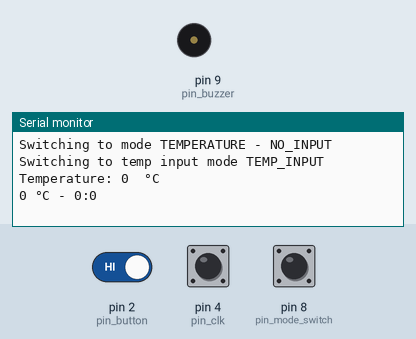
A sketch run on a simulated Arduino Uno, built with avr-gcc and run on an emulated ATmega328P. On the bench: buzzer (waves = sounding, pin HIGH), the last lines printed to the serial monitor. Inputs (shaded band) come from the test bench; at power-on: pin 8 (pin_mode_switch) LOW, pin 2 (pin_button) HIGH, pin 4 (pin_clk) HIGH.

Above: at 1.2 s.
1.3 s: pin 8 (pin_mode_switch) pulled HIGH for 0.15 s
At 2.6 s:
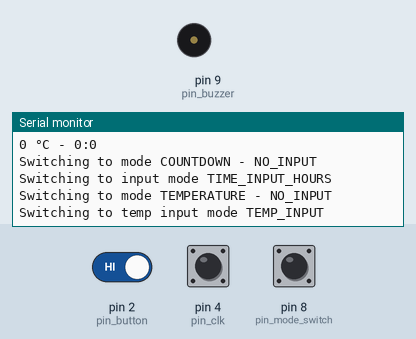
2.9 s: pin 2 (pin_button) driven LOW and pin 8 (pin_mode_switch) driven HIGH
At 4.5 s:
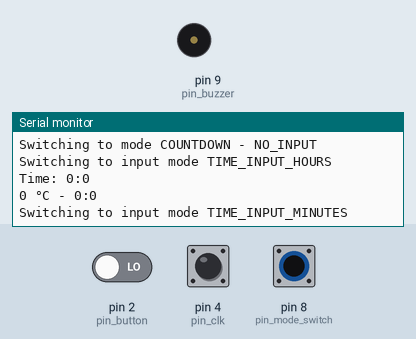

Measured:
- after the input at 1.3 s, the serial monitor: prints a new line at once (image 1)
- after the input at 2.9 s, the serial monitor: prints a new line after 0.09 s (image 2)

The sketch:

oven-thermometer.ino
```cpp
#include <Wire.h>

//---- DATA TYPES ----
const short MODE_TEMPERATURE = 0;
const short MODE_COUNTDOWN = 1;

const short NO_INPUT = 0;
const short TIME_INPUT_HOURS = 1;
const short TIME_INPUT_MINUTES = 2;
const short TEMP_INPUT = 3;

struct RotateEncoder {
  bool inRotation = false;
  bool clockwise = false;
  bool positionRead = false;
  unsigned long lastRotationTime = 0;
  short position = 0;
};

struct Button {
  short pin;
  bool state = false;
  bool stateRead = false;
  unsigned long lastChange = 0;
};

struct Countdown {
  int hours = 0;
  int minutes = 0;
  bool hoursSet = false;
  bool minutesSet = false;
};

struct Temperature {
  int value = 0;
  bool set = false;
};

struct Display {
  bool update = false;
};

struct State {
  boolean mode = TEMP_INPUT;
  short inputMode = NO_INPUT;
  Temperature temperature = Temperature();
  Countdown countdown = Countdown();
  RotateEncoder *selectWheelPtr;
};

//---- PIN LAYOUT ----

short pin_button = 2;
short pin_clk = 4;
short pin_dt = 3;

short pin_mode_switch = 8;
short pin_buzzer = 9;

/****************************
 * Check for the rotation state of the rotate encoder.
 * Does not decrement below 0
 ****************************/
void checkRotation(RotateEncoder *r) {
  const short MAX_MILLIS = 20;

  // prevent debouncing
  if (r->lastRotationTime + MAX_MILLIS > millis()) {
    return;
  }

  bool current_clk = digitalRead(pin_clk);

  if (r->inRotation == false && current_clk == LOW) {
    r->inRotation = true;
    r->lastRotationTime = 0;

    if (digitalRead(pin_dt) != current_clk) {
      r->clockwise = true;
    } else {
      r->clockwise = false;
    }
  } else if (r->inRotation == true) {
    if (digitalRead(pin_clk) == HIGH && digitalRead(pin_dt) == HIGH) {
      r->position = r->clockwise ? r->position + 1 : (r->position > 0 ? r->position - 1 : r->position);
      r->positionRead = false;
      r->inRotation = false;
      r->clockwise = false;
      r->lastRotationTime = millis();
    }
  }
}

/****************************
 * Check a button state for a given status
 * Includes debouncing prevention
 ****************************/
void checkButton(Button *buttonPtr, bool status) {
  const short MAX_MILLIS = 200;
  short current = digitalRead(buttonPtr->pin);

  // prevent debouncing
  if (buttonPtr->lastChange > 0 && buttonPtr->lastChange + MAX_MILLIS > millis()) {
    if(current == buttonPtr->state) {
      buttonPtr->stateRead = false;
    } else {
      Serial.println("Debounce detected");
      buttonPtr->state = current;
    }

    buttonPtr->lastChange = 0;
    return;
  }

  if (buttonPtr->state != status) {
    if (current == status) {
      buttonPtr->state = status;
      buttonPtr->lastChange = millis();
    }
  } else {
    if (current != status) {
      buttonPtr->state = !status;
      buttonPtr->lastChange = millis();
    }
  }
}

/**
 * Check the operation mode based on the mode switch (blue LED).
 */
void checkOperationMode(Button *modeButtonPtr, State *statePtr) {
  checkButton(modeButtonPtr, HIGH);

  if (modeButtonPtr->state == HIGH && modeButtonPtr->stateRead == false && statePtr->mode == MODE_TEMPERATURE) {
    statePtr->mode = MODE_COUNTDOWN;
    statePtr->inputMode = NO_INPUT;
    Serial.println("Switching to mode COUNTDOWN - NO_INPUT");
    modeButtonPtr->stateRead = true;
  } else if (modeButtonPtr->state == LOW && statePtr->mode == MODE_COUNTDOWN) {
    statePtr->mode = MODE_TEMPERATURE;
    statePtr->inputMode = NO_INPUT;
    Serial.println("Switching to mode TEMPERATURE - NO_INPUT");
    modeButtonPtr->stateRead = true;
  }
}

/**
 * Checks the input mode based on the operation mode and the current state of
 * either the temperature or countdown values.1
 */
void checkInputMode(State *statePtr) {
  if (statePtr->mode == MODE_TEMPERATURE) {
    if (statePtr->temperature.set == false) {
      if (statePtr->inputMode == NO_INPUT) {
        statePtr->inputMode = TEMP_INPUT;
        statePtr->selectWheelPtr->position = 0;
        Serial.println("Switching to temp input mode TEMP_INPUT");
      }
    }
  } else {
    if (statePtr->countdown.hoursSet == false && statePtr->inputMode == NO_INPUT) {
      statePtr->inputMode = TIME_INPUT_HOURS;
      statePtr->selectWheelPtr->position = 0;
      Serial.println("Switching to input mode TIME_INPUT_HOURS");
    } else if (statePtr->countdown.hoursSet == true && statePtr->inputMode == TIME_INPUT_HOURS) {
      statePtr->inputMode = TIME_INPUT_MINUTES;
      statePtr->selectWheelPtr->position = 0;
      Serial.println("Switching to input mode TIME_INPUT_MINUTES");
    }
  }
}

/**
 *
 */
void updateDisplay(Display *displayPtr, State *statePtr) {
  if (displayPtr->update) {
    switch(statePtr->inputMode) {
      case TEMP_INPUT:
        Serial.print("Temperature: ");
        Serial.print(statePtr->selectWheelPtr->position * 10);
        Serial.println("  °C");
        break;
      case TIME_INPUT_HOURS:
        Serial.print("Time: ");
        Serial.print(statePtr->selectWheelPtr->position % 24);
        Serial.print(":");
        Serial.println(statePtr->countdown.minutes);
        break;
      case TIME_INPUT_MINUTES:
        Serial.print("Time: ");
        Serial.print(statePtr->countdown.hours);
        Serial.print(":");
        Serial.println(statePtr->selectWheelPtr->position % 60);
        break;
    }

    Serial.print(statePtr->temperature.value);
    Serial.print(" °C");
    Serial.print(" - ");

    Serial.print(statePtr->countdown.hours);
    Serial.print(":");
    Serial.println(statePtr->countdown.minutes);

    Serial.println();

    displayPtr->update = false;
  }
}

//---- GLOBAL STATE ----
RotateEncoder selectWheel = RotateEncoder();
Button selectButton = Button();
Button modeButton = Button();
Display display = Display();
State state = State();

/********************
   --- SETUP
 ********************/
void setup() {
  pinMode(pin_clk, INPUT_PULLUP);
  pinMode(pin_dt, INPUT_PULLUP);
  pinMode(pin_button, INPUT_PULLUP);

  pinMode(pin_mode_switch, INPUT);
  pinMode(pin_buzzer, OUTPUT);

  Serial.begin(9600);

  selectButton.pin = pin_button;
  modeButton.pin = pin_mode_switch;
  state.selectWheelPtr = &selectWheel;
}

void loop() {
  checkButton(&selectButton, LOW);
  checkRotation(&selectWheel);
  checkOperationMode(&modeButton, &state);
  checkInputMode(&state);


  // ---- Second: Handle the selection wheel ----
  if (selectWheel.positionRead == false) {
    selectWheel.positionRead = true;
    display.update = true;
  }

  //------- First: Check the operation MODE ----
  if (selectButton.state == LOW && selectButton.stateRead == false) {
    switch(state.inputMode) {
      case TEMP_INPUT:
        state.temperature.value = selectWheel.position * 10;
        state.inputMode = NO_INPUT;
        state.temperature.set = true;
        break;
      case TIME_INPUT_HOURS:
        state.countdown.hours = selectWheel.position % 24;
        state.countdown.hoursSet = true;
        break;
      case TIME_INPUT_MINUTES:
        state.countdown.minutes = selectWheel.position % 60;
        state.inputMode = NO_INPUT;
        state.countdown.minutesSet = true;
        break;
    }

    selectButton.stateRead = true;
    display.update = true;
  } else if (selectButton.state == HIGH && selectButton.stateRead == false) {
    if (state.mode == MODE_TEMPERATURE && state.temperature.set == true) {
      state.temperature.set = false;
      selectWheel.position = state.temperature.value / 10;
    } else if(state.countdown.minutesSet == true) {
      state.countdown.hoursSet = true;
      state.countdown.minutesSet = true;
      selectWheel.position = state.countdown.hours;
    }

    selectButton.stateRead = true;
    display.update = true;
  }

  updateDisplay(&display, &state);
  //  if (temperature >= 100) {
  //    digitalWrite(pin_buzzer, HIGH);
  //  } else {
  //    digitalWrite(pin_buzzer, LOW);
  //  }
}
```
